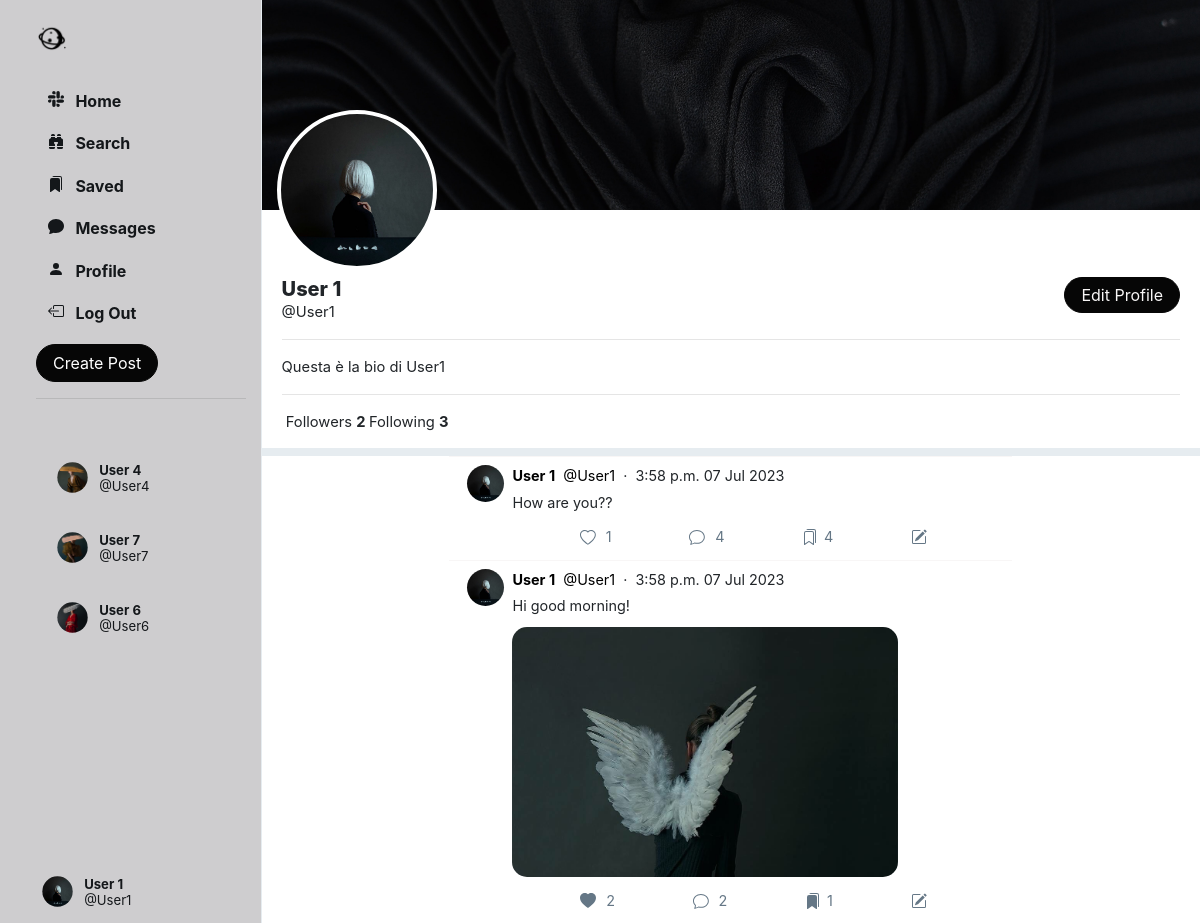
Page /profile/User1 (signed in) on the committed database.
### Network/models.py (models this page shows, shortened)
class User(AbstractUser):
    profile_pic = models.ImageField(upload_to='profile_pic/')
    bio = models.TextField(max_length=160, blank=True, null=True)
    cover = models.ImageField(upload_to='covers/', blank=True)
    follows = models.ManyToManyField("self", related_name="followed_by", symmetrical=False, blank=True)
    def get_suggested_followers(self):
        followed_users = self.follows.all()
        suggested_users = User.objects.exclude(id=self.id).exclude(id__in=followed_users).filter(
            followed_by__in=followed_users)
        suggested_users = suggested_users.annotate(num_my_followers=Count('followed_by__follows')).order_by(
            '-num_my_followers')[:5]
        return suggested_users

class Post(models.Model):
    creator = models.ForeignKey(User, on_delete=models.CASCADE, related_name='posts')
    date_created = models.DateTimeField(default=timezone.now)
    content_text = models.TextField(max_length=140, blank=True)
    content_image = models.ImageField(upload_to='posts/', blank=True)
    likers = models.ManyToManyField(User, blank=True, related_name='likes')
    savers = models.ManyToManyField(User, blank=True, related_name='saved')
    comment_count = models.IntegerField(default=0)

### Network/views.py (the view)
# urls.py: path('profile/<str:username>', views.profile_view, name='profile'),
@login_required(login_url='login/')
def profile_view(request, username):
    username = get_object_or_404(User, username=username)
    user = User.objects.get(id=request.user.id)
    suggestions = user.get_suggested_followers()
    posts = Post.objects.filter(creator=username).order_by("-date_created")
    chat = Chat.objects.filter(
        Q(participants=username) & Q(participants=request.user)
    ).first()
    if chat is None:
        chat = Chat.objects.create()
        chat.participants.add(username, request.user)
    return render(request, 'profile.html', {
        'us': username,
        'posts': posts,
        'chat': chat,
        'suggestions': suggestions
    })

### Network/templates/profile.html (shortened to what this page needs)
{% extends 'index.html' %}
{% load static %}
    {% block profile %}
        <div class="profile-view" data-user="{{ us.username }}">
            <div class="cover-image" style="background-image: url({{ us.cover.url }});"></div>
            <div class="profile-image" style="background-image: url({{ us.profile_pic.url }});"></div>
            <div class="profile-details">
                <div class="details-data">
                    <div>
                        {% if user.username == us.username %}
                            <a href="{% url 'edit_profile' %}">
                                <button class="btn btn-outline-success float-right" id="edit-profile-btn">Edit
                                    Profile
                                </button>
                            </a>
                        {% endif %}
                    </div>
                    <h5>{{ us.first_name }} {{ us.last_name }}</h5>
                    <div class="grey">@{{ us.username }}</div>
                    <div class="bio">
                        {% if us.bio is not None %}
                            <hr>
                            {{ us.bio }}
                            <hr>
                        {% endif %}
                    </div>
                    <div>
                        &nbsp;<span class="grey">Followers</span>
                        <strong>
                            {{ us.followed_by.count }}
                        </strong>
                        <span class="grey">Following</span>
                        <strong>
                            {{ us.follows.count }}
                        </strong>
                    </div>
                </div>
            </div>
        </div>
        <div class="space"></div>
        {% include 'posts.html' %}
    {% endblock %}

### Network/templates/sidenav.html (shortened to what this page needs)
{% load static %}
<div class="sidenav">
    <a href="{% url 'home' %}" class="navbar-brand">
        <img src="{% static 'images/logo_icon.png' %}" height="31px">
    </a>
    <div style="height: 100%;">
        <div>
            <div>
                <ul>
                    <li class="nav-item" id="all_posts">
                        <a href="{% url 'home' %}" class="nav-link">
                            <div>
                                &nbsp;&nbsp;Home
                            </div>
                        </a>
                    </li>
                    <li class="nav-item" id="library">
                        <a href="{% url 'search' %}" class="nav-link">
                            <div>
                                &nbsp;&nbsp;Search
                            </div>
                        </a>
                    </li>
                    <li class="nav-item" id="library">
                        <a href="{% url 'saved' %}" class="nav-link">
                            <div>
                                &nbsp;&nbsp;Saved
                            </div>
                        </a>
                    </li>
                    <li class="nav-item" id="profile">
                        <a href="{% url 'chats' %}" class="nav-link">
                            <div>
                                &nbsp;&nbsp;Messages
                            </div>
                        </a>
                    </li>
                    <li class="nav-item" id="profile">
                        <a href="{% url 'profile' user.username %}" class="nav-link">
                            <div>
                                <svg xmlns="http://www.w3.org/2000/svg" width="16" height="16" fill="currentColor"
                                     class="bi bi-person-fill" viewBox="0 0 16 16">
                                    <path d="M3 14s-1 0-1-1 1-4 6-4 6 3 6 4-1 1-1 1H3Zm5-6a3 3 0 1 0 0-6 3 3 0 0 0 0 6Z"/>
                                </svg>
                                &nbsp;&nbsp;Profile
                            </div>
                        </a>
                    </li>
                    <li class="nav-item" id="logout">
                        <a href="{% url 'logout' %}" class="nav-link">
                            <div>
                                &nbsp;&nbsp;Log Out
                            </div>
                        </a>
                    </li>
                </ul>
            </div>
        </div>
        <button id="popup-btn" class="btn btn-success new-post-btn" data-toggle="modal" data-target="#createPostModal">
            Create Post
        </button>
        <br>
        <hr>
        <br>
        <div class="suggestion">
            {% for suggestion in suggestions %}
                <li class="suggestion-item suggestion-user" id="s-box">
                    <a href="{% url 'profile' suggestion.username %}" class="nav-link">
                        <div class="user_account">
                            <div class="small-profilepic"
                                 style="float: left; background-image: url({{ suggestion.profile_pic.url }});"></div>
                            <div style="height: 2.7vw; margin: auto;">
                                <div style="margin-top: 4px;">
                                    <strong>{{ suggestion.first_name }} {{ suggestion.last_name }}</strong>
                                </div>
                                <div class="grey" style="margin-top: 4px;">
                                    @{{ suggestion.username }}</div>
                            </div>
                        </div>
                    </a>
                </li>
            {% endfor %}
        </div>
        <div style="position: absolute; bottom: 10px;">
            <li class="nav-item sidenav-user">
                <a href="{% url 'profile' user.username %}" class="nav-link">
                    <div class="user_account">
                        <div class="small-profilepic"
                             style="float: left; background-image: url({{ user.profile_pic.url }});"></div>
                        <div style="height: 2.7vw; margin: auto;">
                            <div style="margin-top: 4px;">
                                <strong>{{ user.first_name }} {{ user.last_name }}</strong></div>
                            <div class="grey" style="margin-top: 4px;">@{{ user.username }}</div>
                        </div>
                    </div>
                </a>
            </li>
        </div>
    </div>
</div>

### Network/templates/posts.html (shortened to what this page needs)
{% load static %}
{% block posts %}
    {% for post in posts.all %}
        <div class="post" data-post_id="{{ post.id }}">
            <div>
                <div>
                    <a href="{% url 'profile' post.creator.username %}">
                        <div class="small-profilepic"
                             style="background-image: url({{ post.creator.profile_pic.url }})"></div>
                    </a>
                </div>
                <div style="flex: 1">
                    <div class="post-main">
                        <div class="post-user">
                            <div>
                                <a href="{% url 'profile' post.creator.username %}">
                                    <span><strong>{{ post.creator.first_name }} {{ post.creator.last_name }}</strong></span>
                                </a>
                                <a href="{% url 'profile' post.creator.username %}">
                                    <span class="grey">&nbsp;@{{ post.creator.username }}</span>
                                </a>
                                <span class="grey">&nbsp;&middot;&nbsp;&nbsp;{{ post.date_created | date:"P d M Y" }}</span>
                            </div>
                        </div>
                        {% if post.content_text is not None %}
                            <div class="post-content">
                                {{ post.content_text | linebreaksbr }}
                            </div>
                        {% endif %}
                        {% if post.content_image %}
                            <div class="post-image"
                                 style=" display: block; background-image: url({{ post.content_image.url }});"></div>
                        {% else %}
                            <div class="post-no-image" style="display: none;"></div>
                        {% endif %}
                        <div class="post-actions">
                            {% if user in post.likers.all %}
                                <div class="like" onclick="unlike_post(this)" data-post_id="{{ post.id }}">
                                    <div class="svg-span">
                                        <svg xmlns="http://www.w3.org/2000/svg" width="16" height="16"
                                             fill="currentColor" class="bi bi-heart-fill" viewBox="0 0 16 16">
                                            <path fill-rule="evenodd"
                                                  d="M8 1.314C12.438-3.248 23.534 4.735 8 15-7.534 4.736 3.562-3.248 8 1.314z"/>
                                        </svg>
                                    </div>
                                    <div style="padding: 7px 0px;" class="likes_count">{{ post.likers.count }}</div>
                                </div>
                            {% else %}
                                <div class="like" onclick="like_post(this)" data-post_id="{{ post.id }}">
                                    <div class="svg-span">
                                    </div>
                                    <div style="padding: 7px 0px;" class="likes_count">{{ post.likers.count }}</div>
                                </div>
                            {% endif %}
                            <div class="comment" onclick="get_comments('{{ post.id }}')" data-post_id="{{ post.id }}">
                                <div class="svg-span" data-toggle="modal" data-target="#commentPostModal">
                                </div>&nbsp;
                                <div style="padding: 7px 0px;" class="cmt-count">{{ post.comment_count }}</div>
                            </div>
                            {% if user in post.savers.all %}
                                <div class="save" onclick="unsave_post(this)" data-post_id="{{ post.id }}">
                                    <div class="svg-span">
                                    </div>
                                    <div style="padding: 7px 0px;" class="savers_count">{{ post.savers.count }}</div>
                                </div>
                            {% else %}
                                <div class="save" onclick="save_post(this)" data-post_id="{{ post.id }}">
                                    <div class="svg-span">
                                    </div>
                                    <div style="padding: 7px 0px;" class="savers_count">{{ post.savers.count }}</div>
                                </div>
                            {% endif %}
                            {% if post.creator == user %}
                                <div class="save" onclick="edit_post(this)" data-post_id="{{ post.id }}" data-toggle="modal" data-target="#editPostModal">
                                    <div class="svg-span">
                                    </div>
                                </div>
                            {% endif %}
                        </div>
                    </div>
                </div>
            </div>
        </div>
    {% endfor %}
{% endblock %}

### rows in the picture
User: profile_pic (picture), first_name "User", last_name "4", username "User4"
User: profile_pic (picture), first_name "User", last_name "7", username "User7"
User: profile_pic (picture), first_name "User", last_name "6", username "User6"
User: profile_pic (picture), first_name "User", last_name "1", username "User1", cover (picture), bio "Questa è la bio di User1", followed_by.count "2", follows.count "3"
Post: creator.profile_pic (picture), creator.first_name "User", creator.last_name "1", creator.username "User1", date_created "3:58 p.m. 07 Jul 2023", content_text "How are you??", likers.count "1", comment_count "4", savers.count "4"
Post: creator.profile_pic (picture), creator.first_name "User", creator.last_name "1", creator.username "User1", date_created "3:58 p.m. 07 Jul 2023", content_text "Hi good morning!", content_image (picture), likers.count "2", comment_count "2", savers.count "1"
